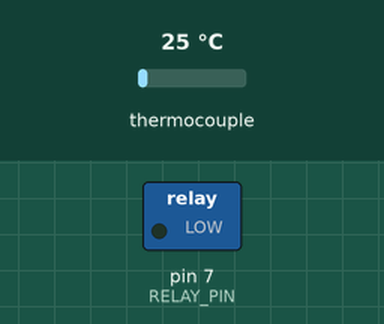
Recording of a sketch running on a simulated Arduino Uno, built with avr-gcc and run on an emulated ATmega328P. On the bench: switched loads named in the sketch (green lamp = pin HIGH). The test bench sets the inputs (shaded band); at power-on: thermocouple 25 °C. What the sketch prints to the serial monitor is not drawn.

Above: at 2.5 s.
At 15.3 s:
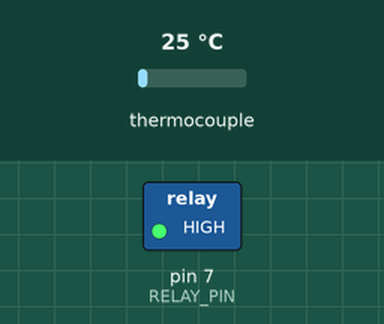
Timing chart, 0 to 19.9 s (numbered marks = the images above):
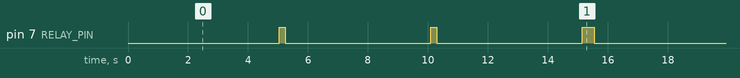

The sketch:

pid.ino
```cpp
#include <PID_v1.h>
#include "max6675.h"

int thermoDO = 8;
int thermoCS = 9;
int thermoCLK = 10;

MAX6675 thermocouple(thermoCLK, thermoCS, thermoDO);

#define RELAY_PIN 7

//Define Variables we'll be connecting to
double Setpoint, Input, Output;

//Specify the links and initial tuning parameters
double Kp=15, Ki=5, Kd=1;
PID myPID(&Input, &Output, &Setpoint, Kp, Ki, Kd, P_ON_M, DIRECT);

int WindowSize = 5000;
unsigned long windowStartTime;

void setup()
{
  Serial.begin(9600);

  pinMode(RELAY_PIN, OUTPUT);

  windowStartTime = millis();

  //initialize the variables we're linked to
  Setpoint = 34;

  //tell the PID to range between 0 and the full window size
  myPID.SetOutputLimits(0, WindowSize);

  //turn the PID on
  myPID.SetMode(AUTOMATIC);
}

void loop()
{
  Serial.println(thermocouple.readCelsius());
  Input = thermocouple.readCelsius();
  myPID.Compute();

  /************************************************
   * turn the output pin on/off based on pid output
   ************************************************/
  if (millis() - windowStartTime > WindowSize)
  { //time to shift the Relay Window
    windowStartTime += WindowSize;
  }
  if (Output < millis() - windowStartTime) digitalWrite(RELAY_PIN, LOW);
  else digitalWrite(RELAY_PIN, HIGH);
 delay(200);
}
```

Measured:
- by itself, pin 7 (RELAY_PIN): moves between LOW and HIGH, repeating every 15.3 s
- by itself, everything shown: repeats every 15.2 s, in 6 steps
